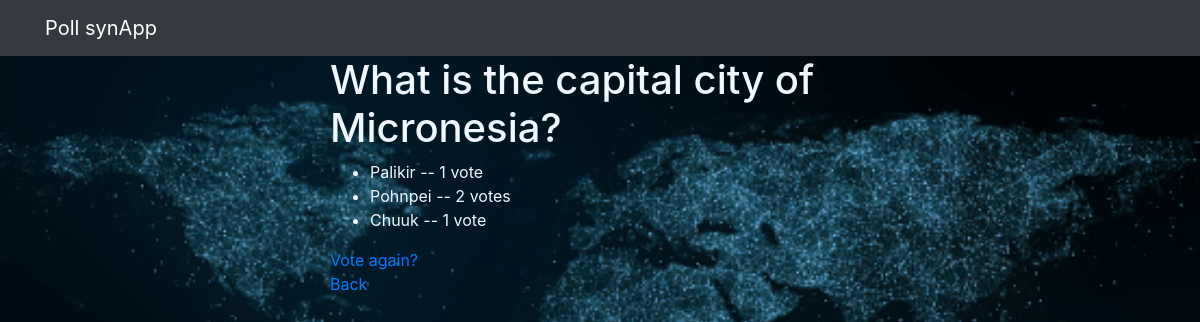
Screenshot of /polls/3/results/ with the database file from the repository.
### polls/models.py (models this page shows, shortened)
class Question(models.Model):
    question_text = models.CharField(max_length=200)
    pub_date = models.DateTimeField('date published')

class Choice(models.Model):
    question = models.ForeignKey(Question, on_delete=models.CASCADE)
    choice_text = models.CharField(max_length=200)
    votes = models.IntegerField(default=0)

### polls/views.py (the view)
# urls.py: path('<int:pk>/results/', views.ResultsView.as_view(), name='results'),
class ResultsView(generic.DetailView):
    model = Question
    template_name = 'polls/results.html'

### polls/templates/polls/results.html
{% extends 'base.html' %}
{% block content %}
{% load static %}
<link rel="stylesheet" href="{% static 'polls/style.css' %}">
<h1 style = "color: aliceblue;">{{ question.question_text }}</h1>
<ul>
{% for choice in question.choice_set.all %}
    <li style = "color: aliceblue;">{{ choice.choice_text }} -- {{ choice.votes }} vote{{ choice.votes|pluralize }}</li>
{% endfor %}
</ul>
<a href="{% url 'polls:detail' question.id %}">Vote again?</a>
<br>
<a href = "{% url 'polls:index' %}"> Back </a>
{% endblock %}

### polls/static/polls/style.css (style rules this page uses)
body { background-image: url(../polls/images/background.png); background-repeat: no-repeat; background-size: cover; }

### rows the page displays
Question: question_text "What is the capital city of Micronesia?"
Choice: choice_text "Palikir", votes "1"
Choice: choice_text "Pohnpei", votes "2"
Choice: choice_text "Chuuk", votes "1"
